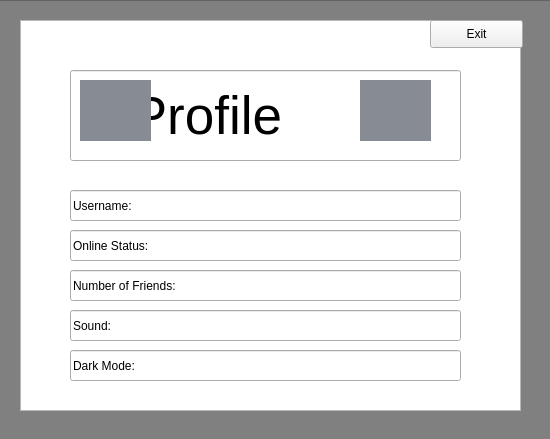
<?xml version="1.0" encoding="UTF-8"?>
<ui version="4.0">
 <class>profile</class>
 <widget class="QWidget" name="profile">
  <property name="geometry">
   <rect>
    <x>0</x>
    <y>0</y>
    <width>550</width>
    <height>439</height>
   </rect>
  </property>
  <property name="windowTitle">
   <string>Form</string>
  </property>
  <widget class="QListView" name="backgroundListView">
   <property name="geometry">
    <rect>
     <x>-20</x>
     <y>0</y>
     <width>571</width>
     <height>441</height>
    </rect>
   </property>
   <property name="styleSheet">
    <string notr="true">background: gray;</string>
   </property>
  </widget>
  <widget class="QListView" name="proflieListView">
   <property name="geometry">
    <rect>
     <x>20</x>
     <y>20</y>
     <width>501</width>
     <height>391</height>
    </rect>
   </property>
  </widget>
  <widget class="QPushButton" name="exitPushButton">
   <property name="geometry">
    <rect>
     <x>430</x>
     <y>20</y>
     <width>93</width>
     <height>28</height>
    </rect>
   </property>
   <property name="text">
    <string>Exit</string>
   </property>
  </widget>
  <widget class="QLineEdit" name="titleLineEdit">
   <property name="geometry">
    <rect>
     <x>70</x>
     <y>70</y>
     <width>391</width>
     <height>91</height>
    </rect>
   </property>
   <property name="font">
    <font>
     <pointsize>40</pointsize>
    </font>
   </property>
   <property name="text">
    <string>    Profile</string>
   </property>
   <property name="readOnly">
    <bool>true</bool>
   </property>
  </widget>
  <widget class="QLabel" name="label_logo">
   <property name="geometry">
    <rect>
     <x>360</x>
     <y>80</y>
     <width>71</width>
     <height>61</height>
    </rect>
   </property>
   <property name="maximumSize">
    <size>
     <width>16777215</width>
     <height>16777215</height>
    </size>
   </property>
   <property name="font">
    <font>
     <family>Calibri</family>
     <pointsize>32</pointsize>
     <weight>75</weight>
     <italic>false</italic>
     <bold>true</bold>
     <kerning>false</kerning>
    </font>
   </property>
   <property name="layoutDirection">
    <enum>Qt::LeftToRight</enum>
   </property>
   <property name="autoFillBackground">
    <bool>false</bool>
   </property>
   <property name="styleSheet">
    <string notr="true">background: #878c94</string>
   </property>
   <property name="text">
    <string/>
   </property>
   <property name="pixmap">
    <pixmap resource="resources.qrc">:/icons/resources/keyboard-key-e.png</pixmap>
   </property>
   <property name="scaledContents">
    <bool>true</bool>
   </property>
   <property name="alignment">
    <set>Qt::AlignCenter</set>
   </property>
  </widget>
  <widget class="QLabel" name="label_logo_2">
   <property name="geometry">
    <rect>
     <x>80</x>
     <y>80</y>
     <width>71</width>
     <height>61</height>
    </rect>
   </property>
   <property name="maximumSize">
    <size>
     <width>16777215</width>
     <height>16777215</height>
    </size>
   </property>
   <property name="font">
    <font>
     <family>Calibri</family>
     <pointsize>32</pointsize>
     <weight>75</weight>
     <italic>false</italic>
     <bold>true</bold>
     <kerning>false</kerning>
    </font>
   </property>
   <property name="layoutDirection">
    <enum>Qt::LeftToRight</enum>
   </property>
   <property name="autoFillBackground">
    <bool>false</bool>
   </property>
   <property name="styleSheet">
    <string notr="true">background: #878c94</string>
   </property>
   <property name="text">
    <string/>
   </property>
   <property name="pixmap">
    <pixmap resource="resources.qrc">:/icons/resources/keyboard-key-e.png</pixmap>
   </property>
   <property name="scaledContents">
    <bool>true</bool>
   </property>
   <property name="alignment">
    <set>Qt::AlignCenter</set>
   </property>
  </widget>
  <widget class="QLineEdit" name="usernameLineEdit">
   <property name="geometry">
    <rect>
     <x>70</x>
     <y>190</y>
     <width>391</width>
     <height>31</height>
    </rect>
   </property>
   <property name="text">
    <string>Username:</string>
   </property>
   <property name="readOnly">
    <bool>true</bool>
   </property>
  </widget>
  <widget class="QLineEdit" name="onlineStatusLineEdit">
   <property name="geometry">
    <rect>
     <x>70</x>
     <y>230</y>
     <width>391</width>
     <height>31</height>
    </rect>
   </property>
   <property name="text">
    <string>Online Status:</string>
   </property>
   <property name="readOnly">
    <bool>true</bool>
   </property>
  </widget>
  <widget class="QLineEdit" name="friendsLineEdit">
   <property name="geometry">
    <rect>
     <x>70</x>
     <y>270</y>
     <width>391</width>
     <height>31</height>
    </rect>
   </property>
   <property name="text">
    <string>Number of Friends:</string>
   </property>
   <property name="readOnly">
    <bool>true</bool>
   </property>
  </widget>
  <widget class="QLineEdit" name="soundLineEdit">
   <property name="geometry">
    <rect>
     <x>70</x>
     <y>310</y>
     <width>391</width>
     <height>31</height>
    </rect>
   </property>
   <property name="text">
    <string>Sound:</string>
   </property>
   <property name="readOnly">
    <bool>true</bool>
   </property>
  </widget>
  <widget class="QLineEdit" name="darkModeLineEdit">
   <property name="geometry">
    <rect>
     <x>70</x>
     <y>350</y>
     <width>391</width>
     <height>31</height>
    </rect>
   </property>
   <property name="text">
    <string>Dark Mode:</string>
   </property>
  </widget>
 </widget>
 <resources>
  <include location="resources.qrc"/>
 </resources>
 <connections/>
</ui>
